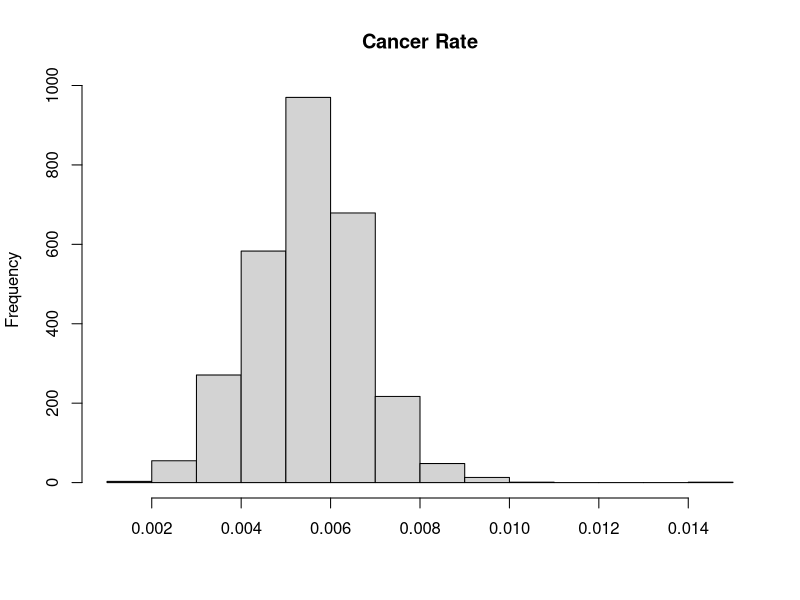
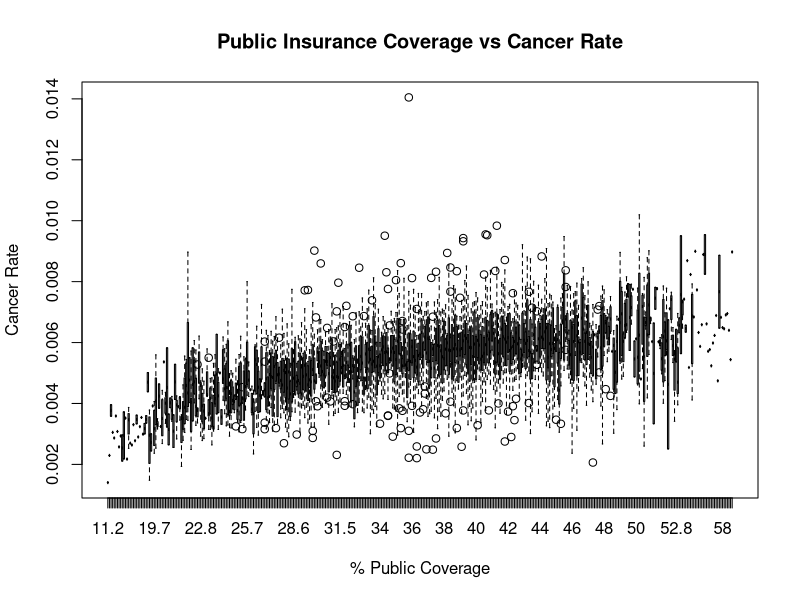
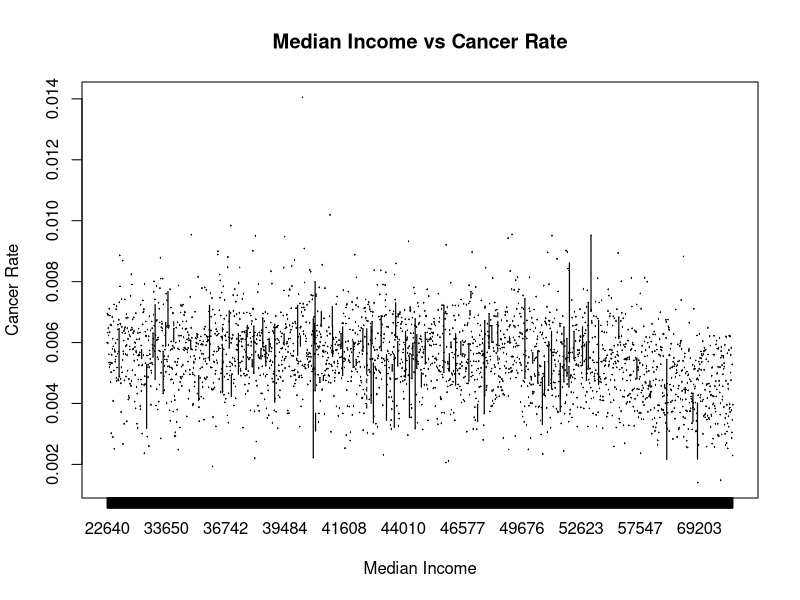
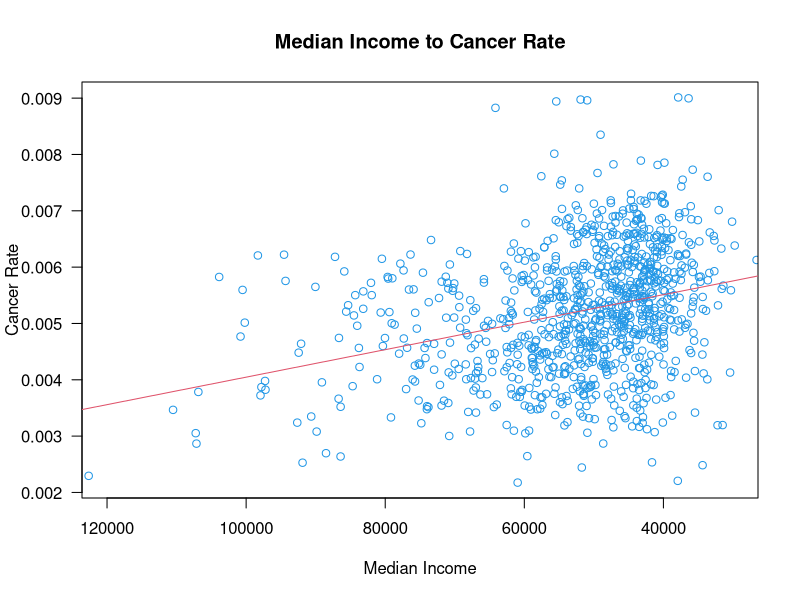
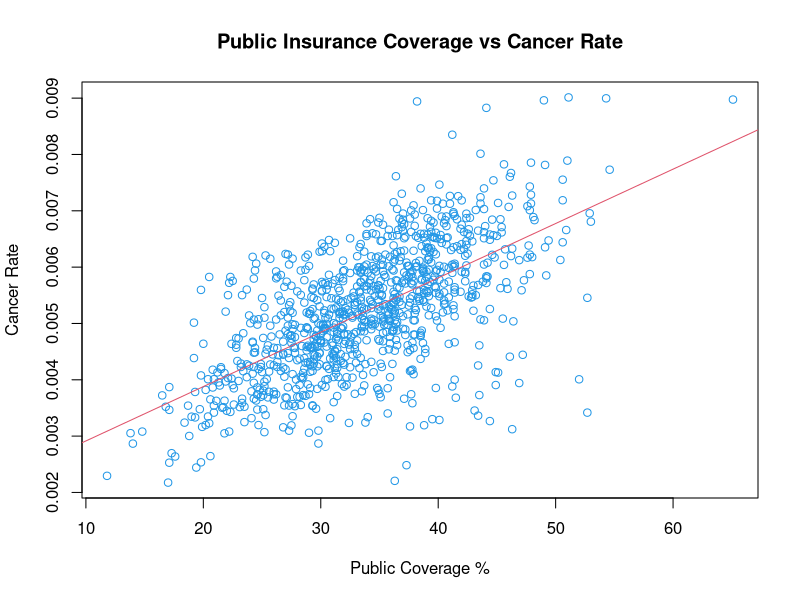
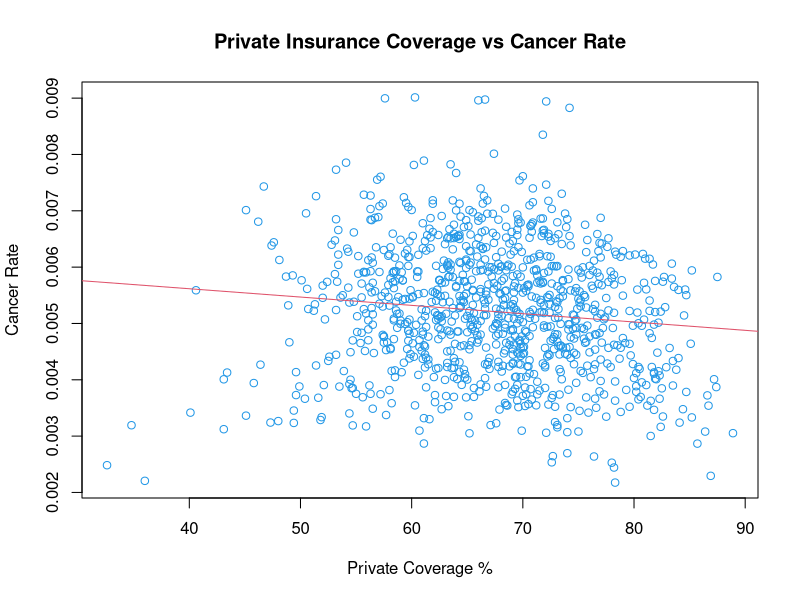
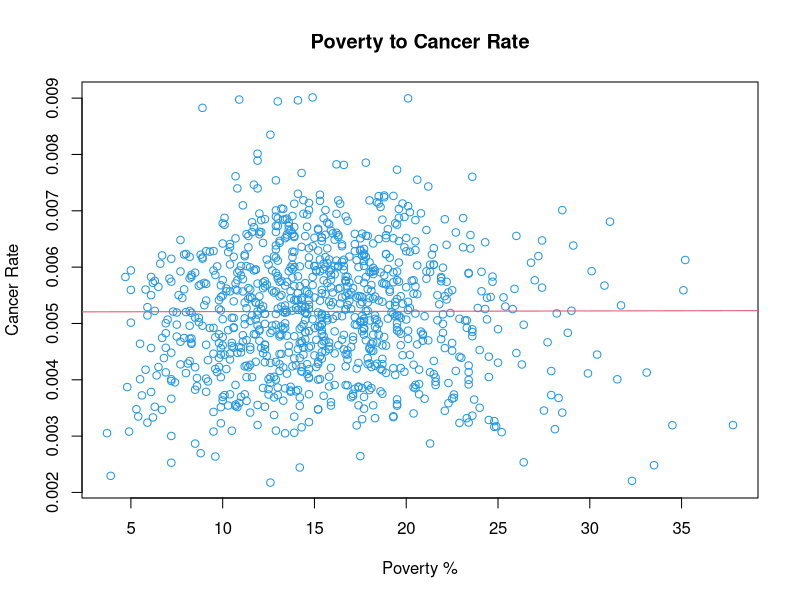
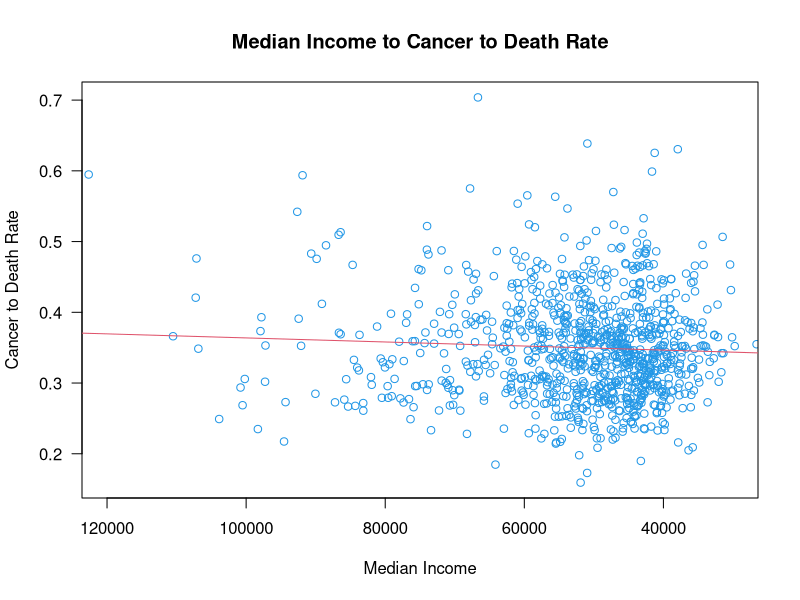

Recreate these plots in R, in order.
## ---- chunk 1
knitr::opts_chunk$set(echo = TRUE)
library(car)
library(corrplot)
library(stringr)
## ---- chunk 2
canc.dat <- read.csv('cancer.csv', header = TRUE)
## ---- chunk 3
dim(canc.dat)
## ---- chunk 4
sapply(canc.dat, class)
## ---- chunk 5
length(unique(canc.dat$Geography)) == nrow(canc.dat)
## ---- chunk 6
# Split out the county name and state.
geo.dat <- as.character(canc.dat$Geography)
split.geodata <- str_split_fixed(canc.dat$Geography, ', ', 2)
canc.dat$county <- split.geodata[ , 1]
canc.dat$state <- split.geodata[ , 2]
length(unique(canc.dat$state))
## ---- chunk 7
# Remove PctSomeCol18_24 completely.
fixed.dat <- subset(canc.dat, select = -c(PctSomeCol18_24))
'PctSomeCol18_24' %in% names(fixed.dat)
## ---- chunk 8
age.outliers <- fixed.dat$MedianAge > 100
fixed.dat$MedianAge[age.outliers] <- fixed.dat$MedianAge[age.outliers] / 12
# Sanity check
summary(fixed.dat$MedianAge, fixed.dat$MedianAgeFemale, fixed.dat$MedianAgeMale)
## ---- chunk 9
canc.dat[canc.dat$avgAnnCount > canc.dat$popEst2015, c('X', 'avgAnnCount')]
## ---- chunk 10
fixed.dat <- subset(fixed.dat, avgAnnCount != canc.dat$avgAnnCount[116])
nrow(fixed.dat)
## ---- chunk 11
nrow(subset(canc.dat, (canc.dat$PctHS18_24+ canc.dat$PctNoHS18_24)<100))
summary(canc.dat$PctHS18_24+canc.dat$PctNoHS18_24)
## ---- chunk 12
nrow(subset(canc.dat, (canc.dat$PctEmployed16_Over + canc.dat$PctUnemployed16_Over) < 100))
summary(canc.dat$PctEmployed16_Over + canc.dat$PctUnemployed16_Over)
## ---- chunk 13
nrow(subset(canc.dat, (canc.dat$PctWhite + canc.dat$PctBlack + canc.dat$PctAsian + canc.dat$OtherRate) < 100))
## ---- chunk 14
nrow(subset(canc.dat, (canc.dat$PctPrivateCoverage + canc.dat$PctPublicCoverage < 100)))
summary(canc.dat$PctPrivateCoverage + canc.dat$PctPublicCoverage)
## ---- chunk 15
fixed.dat$cancerRate = fixed.dat$avgAnnCount / fixed.dat$popEst2015
summary(fixed.dat$cancerRate)
## ---- chunk 16
cor(fixed.dat$avgAnnCount, fixed.dat$popEst2015)
## ---- chunk 17
# The percentage of each population that died.
fixed.dat$realDeathRate<- (fixed.dat$popEst2015 * fixed.dat$deathRate / 100000)/fixed.dat$popEst2015
summary(fixed.dat$realDeathRate)
## ---- chunk 18
cor(fixed.dat$deathRate, fixed.dat$popEst2015)
## ---- chunk 19
fixed.dat$deathToCancerRate <- fixed.dat$realDeathRate / fixed.dat$cancerRate
summary(fixed.dat$deathToCancerRate)
## ---- chunk 20
cor(fixed.dat[ , c("cancerRate","PctPrivateCoverage","PctPublicCoverage","povertyPercent", "medIncome")], use = "complete.obs")
## ---- chunk 21
hist(fixed.dat$cancerRate, main = "Cancer Rate", xlab = NULL)
## ---- chunk 22
boxplot(fixed.dat$cancerRate ~ fixed.dat$PctPublicCoverage,
        main = "Public Insurance Coverage vs Cancer Rate",
        xlab = "% Public Coverage",
        ylab = "Cancer Rate")
## ---- chunk 23
boxplot(fixed.dat$cancerRate ~ fixed.dat$medIncome, main = "Median Income vs Cancer Rate", xlab = "Median Income", ylab = "Cancer Rate")
## ---- chunk 24
highInc.columns = c("avgAnnCount", "cancerRate", "Geography", "medIncome",
                    "PctPublicCoverage", "PctPrivateCoverage", "povertyPercent",
                    "AvgHouseholdSize", "deathToCancerRate")
highInc.dat = fixed.dat[fixed.dat$avgAnnCount > 250, highInc.columns]
nrow(highInc.dat)
## ---- chunk 25
plot(highInc.dat$cancerRate ~ highInc.dat$medIncome,
     main = "Median Income to Cancer Rate",
     xlab = "Median Income",
     ylab = "Cancer Rate",
     las = 1,
     xlim = c(120000, 30000),
     col = 4)
abline(lm(highInc.dat$cancerRate ~ highInc.dat$medIncome), col = 2)
## ---- chunk 26
plot(highInc.dat$cancerRate ~ highInc.dat$PctPublicCoverage,
     main = "Public Insurance Coverage vs Cancer Rate",
     xlab = "Public Coverage %",
     ylab = "Cancer Rate",
     col = 4)
abline(lm(highInc.dat$cancerRate ~ highInc.dat$PctPublicCoverage), col = 2)
## ---- chunk 27
plot(highInc.dat$cancerRate ~ highInc.dat$PctPrivateCoverage,
     main = "Private Insurance Coverage vs Cancer Rate",
     xlab = "Private Coverage %",
     ylab = "Cancer Rate",
     col = 4)
abline(lm(highInc.dat$cancerRate ~ highInc.dat$PctPrivateCoverage), col = 2)
## ---- chunk 28
plot(highInc.dat$cancerRate ~ highInc.dat$povertyPercent,
     main = "Poverty to Cancer Rate",
     xlab = "Poverty %",
     ylab = "Cancer Rate",
     col = 4)
abline(lm(highInc.dat$cancerRate ~ highInc.dat$povertyPercent), col = 2)
## ---- chunk 29
plot(highInc.dat$deathToCancerRate ~ highInc.dat$medIncome,
     main = "Median Income to Cancer to Death Rate",
     xlab = "Median Income",
     ylab = "Cancer to Death Rate",
     las = 1,
     xlim = c(120000, 30000),
     col = 4)
abline(lm(highInc.dat$deathToCancerRate ~ highInc.dat$medIncome), col = 2)
## ---- chunk 30
plot(highInc.dat$deathToCancerRate ~ highInc.dat$PctPublicCoverage,
     main = "Public Insurance Coverage vs Cancer to Death Rate",
     xlab = "Public Coverage %",
     ylab = "Cancer to Death Rate",
     col = 4)
abline(lm(highInc.dat$deathToCancerRate ~ highInc.dat$PctPublicCoverage), col = 2)
## ---- chunk 31
cor(fixed.dat[ , c("cancerRate","PctWhite","PctBlack","PctAsian", "PctOtherRace")], use = "complete.obs")
## ---- chunk 32
cor(fixed.dat[ , c("deathToCancerRate","PctWhite","PctBlack","PctAsian", "PctOtherRace")], use = "complete.obs")
## ---- chunk 33
plot(fixed.dat$PctWhite,fixed.dat$deathToCancerRate,main="Cancer Death Rate by PctWhite")
## ---- chunk 34
fixed.dat$PctWhite_Segment<-"40 or more PctWhite"
fixed.dat$PctWhite_Segment[fixed.dat$PctWhite<40]<-"Less than 40 PctWhite"
aggregate(fixed.dat$deathToCancerRate,list(fixed.dat$PctWhite_Segment),mean)
## ---- chunk 35
plot(fixed.dat$PctBlack,fixed.dat$deathToCancerRate,main="Cancer Death Rate by PctBlack")
## ---- chunk 36
fixed.dat$PctBlack_Segment<-"15 or more PctBlack"
fixed.dat$PctBlack_Segment[fixed.dat$PctBlack<15]<-"Less than 15 PctBlack"
aggregate(fixed.dat$deathToCancerRate,list(fixed.dat$PctBlack_Segment),mean)
## ---- chunk 37
plot(fixed.dat$PctAsian,fixed.dat$deathToCancerRate,main="Cancer Death Rate by PctAsian")
plot(fixed.dat$PctOtherRace,fixed.dat$deathToCancerRate,main="Cancer Death Rate by PctOtherRace")
## ---- chunk 38
edu_fields<-c("PctBachDeg25_Over","PctNoHS18_24","PctNoHS18_24","PctHS18_24","PctBachDeg18_24","PctHS25_Over")
scatterplotMatrix(~ deathToCancerRate + PctBachDeg25_Over + PctNoHS18_24 + PctHS18_24 + PctBachDeg18_24 + PctHS25_Over  , data = fixed.dat)
round(cor(fixed.dat$deathToCancerRate,fixed.dat[,edu_fields],use="pairwise.complete.obs"),3)
## ---- chunk 39
round(cor(fixed.dat$medIncome,fixed.dat[,edu_fields],use="pairwise.complete.obs"),3)
round(cor(fixed.dat$PctPrivateCoverage,fixed.dat[,edu_fields],use="pairwise.complete.obs"),3)
round(cor(fixed.dat$PctEmpPrivCoverage,fixed.dat[,edu_fields],use="pairwise.complete.obs"),3)
## ---- chunk 40
# Look for outliers
boxplot(fixed.dat$AvgHouseholdSize)
## ---- chunk 41
household.dat <- subset(fixed.dat, AvgHouseholdSize >= 1)
boxplot(household.dat$AvgHouseholdSize)
## ---- chunk 42
scatterplotMatrix(~ cancerRate + deathToCancerRate + AvgHouseholdSize,
                  data = household.dat)
## ---- chunk 43
cor(household.dat$cancerRate, household.dat$AvgHouseholdSize)
## ---- chunk 44
cor(household.dat$deathToCancerRate, household.dat$AvgHouseholdSize)
## ---- chunk 45
scatterplotMatrix(~ AvgHouseholdSize + MedianAge, data = household.dat)
## ---- chunk 46
cor(household.dat$AvgHouseholdSize, household.dat$MedianAge)
## ---- chunk 47
scatterplotMatrix(~ cancerRate + deathToCancerRate + PercentMarried, data = fixed.dat)
## ---- chunk 48
cor(fixed.dat$cancerRate, fixed.dat$PercentMarried)
## ---- chunk 49
cor(fixed.dat$deathToCancerRate, fixed.dat$PercentMarried)
## ---- chunk 50
scatterplotMatrix(~ deathToCancerRate + PercentMarried + MedianAge, data = fixed.dat)
## ---- chunk 51
cor(fixed.dat$PercentMarried, fixed.dat$MedianAge)
